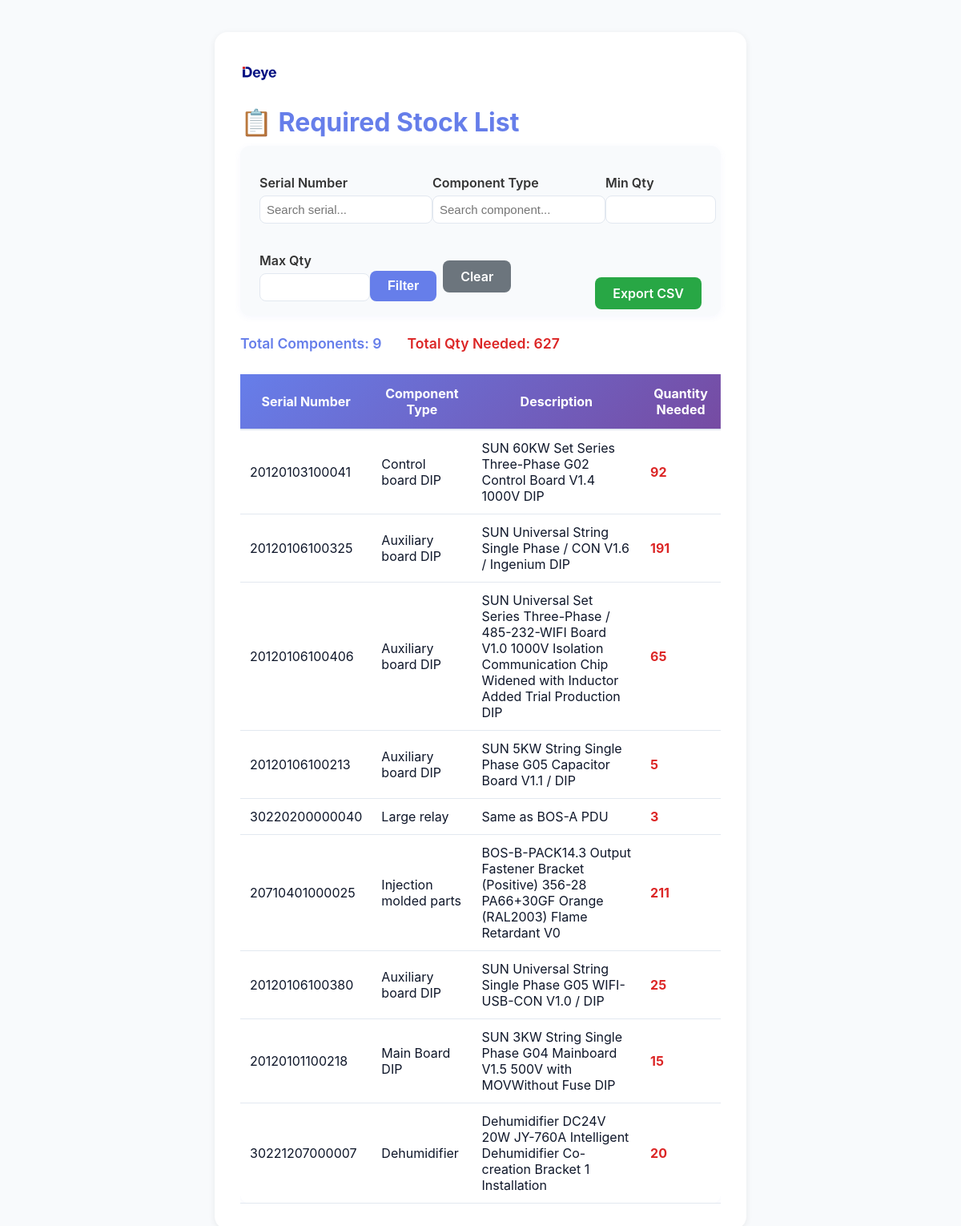
The page /stock/request-required/ (signed in) on the database its author committed.
### forms/models.py (models this page shows, shortened)
class StockRequisition(models.Model):
    user = models.ForeignKey('auth.User', on_delete=models.SET_NULL, null=True, blank=True, help_text="User who filled the form")
    STATUS_CHOICES = [
        ('pending', 'Pending'),
        ('approved', 'Approved'),
        ('rejected', 'Rejected'),
        ('dispatched', 'Dispatched'),
    ]
    serial_number = models.CharField(max_length=100, db_index=True)
    component_type = models.CharField(max_length=100)
    description = models.TextField()
    manager_name = models.CharField(max_length=200)
    quantity_required = models.IntegerField()
    approved_quantity = models.IntegerField(null=True, blank=True, help_text="Quantity approved to send by stock manager")
    required_to = models.CharField(max_length=100)  # Abbreviation like "DXYZ", "DKOL", etc.
    status = models.CharField(max_length=20, choices=STATUS_CHOICES, default='pending')
    created_at = models.DateTimeField(auto_now_add=True)
    updated_at = models.DateTimeField(auto_now=True)
    approved_by = models.CharField(max_length=100, blank=True, null=True)
    approval_date = models.DateTimeField(blank=True, null=True)
    class Meta:
        db_table = 'stock_requisitions'
        verbose_name = 'Stock Requisition'
        verbose_name_plural = 'Stock Requisitions'
        ordering = ['-created_at']

### forms/views_request_required_stock.py (the view, shortened to what this page needs)
# urls.py: path('stock/request-required/', request_required_stock, name='request_required_stock'),
@login_required
@stock_manager_required
def request_required_stock(request):
    serial_filter = request.GET.get('serial', '').strip()
    component_filter = request.GET.get('component', '').strip()
    min_qty = request.GET.get('min_qty', '').strip()
    max_qty = request.GET.get('max_qty', '').strip()
    export = request.GET.get('export', '')
    reqs = StockRequisition.objects.all()
    req_map = {}
    for req in reqs:
        key = (req.serial_number, req.component_type)
        if key not in req_map:
            req_map[key] = {'required': 0, 'approved': 0, 'dispatched': 0, 'description': req.description}
        req_map[key]['required'] += req.quantity_required
        req_map[key]['approved'] += req.approved_quantity or 0
    for disp in DispatchedStock.objects.all():
        key = (disp.serial_number, disp.component_type)
        if key in req_map:
            req_map[key]['dispatched'] += disp.quantity_dispatched
    required_stock = []
    for (serial, component), vals in req_map.items():
        already_sent = max(vals['approved'], vals['dispatched'])
        still_needed = vals['required'] - already_sent
        if still_needed > 0:
            required_stock.append({
                'serial_number': serial,
                'component_type': component,
                'description': vals['description'],
                'quantity_needed': still_needed
            })
    if serial_filter:
        required_stock = [row for row in required_stock if serial_filter.lower() in row['serial_number'].lower()]
    if component_filter:
        required_stock = [row for row in required_stock if component_filter.lower() in row['component_type'].lower()]
    if min_qty:
        try:
            min_qty_val = int(min_qty)
            required_stock = [row for row in required_stock if row['quantity_needed'] >= min_qty_val]
        except ValueError:
            pass
    if max_qty:
        try:
            max_qty_val = int(max_qty)
            required_stock = [row for row in required_stock if row['quantity_needed'] <= max_qty_val]
        except ValueError:
            pass
    total_qty = sum(row['quantity_needed'] for row in required_stock)
    total_components = len(required_stock)
    return render(request, 'forms/request_required_stock.html', {
        'required_stock': required_stock,
        'serial_filter': serial_filter,
        'component_filter': component_filter,
        'min_qty': min_qty,
        'max_qty': max_qty,
        'total_qty': total_qty,
        'total_components': total_components,
    })

### forms/views_request_required_stock.py (called while the page is built)
def stock_manager_required(view_func):
    @wraps(view_func)
    def _wrapped_view(request, *args, **kwargs):
        allowed_users = {"SnehalShinde", "NileshBagad"}
        if not (request.user.is_superuser or request.user.username in allowed_users):
            return HttpResponseForbidden("⛔ Access Denied: Only stock managers (Snehal/Nilesh) or superusers can access this page.")
        return view_func(request, *args, **kwargs)
    return _wrapped_view

### forms/templates/forms/request_required_stock.html (shortened to what this page needs)
<!DOCTYPE html>
{% load static %}
<html lang="en">
<head>
</head>
<body>
    <div class="container">
        <div class="logo-section" style="margin-bottom: 10px;">
            <a href="/" style="text-decoration: none;">
                <img src="{% static 'admin/Images/logo-deye-300x225.webp' %}" alt="DEYE" style="height:36px;">
            </a>
        </div>
        <h1 style="color:#667eea; font-size:2em; margin-bottom:10px;">📋 Required Stock List</h1>
        <div style="margin-bottom:24px; background:#f8fafc; padding:18px 24px; border-radius:12px; box-shadow:0 2px 8px rgba(102,126,234,0.06);">
            <form method="get" style="display:flex; gap:18px; flex-wrap:wrap; align-items:flex-end;">
                <div style="flex:1; min-width:180px;">
                    <label style="font-weight:600; color:#333;">Serial Number</label>
                    <input type="text" name="serial" value="{{ serial_filter }}" placeholder="Search serial..." style="width:100%; padding:8px; border-radius:8px; border:1.5px solid #e2e8f0;">
                </div>
                <div style="flex:1; min-width:180px;">
                    <label style="font-weight:600; color:#333;">Component Type</label>
                    <input type="text" name="component" value="{{ component_filter }}" placeholder="Search component..." style="width:100%; padding:8px; border-radius:8px; border:1.5px solid #e2e8f0;">
                </div>
                <div style="width:120px;">
                    <label style="font-weight:600; color:#333;">Min Qty</label>
                    <input type="number" name="min_qty" value="{{ min_qty }}" min="0" style="width:100%; padding:8px; border-radius:8px; border:1.5px solid #e2e8f0;">
                </div>
                <div style="width:120px;">
                    <label style="font-weight:600; color:#333;">Max Qty</label>
                    <input type="number" name="max_qty" value="{{ max_qty }}" min="0" style="width:100%; padding:8px; border-radius:8px; border:1.5px solid #e2e8f0;">
                </div>
                <div style="display:flex; gap:8px; align-items:center;">
                    <button type="submit" style="padding:10px 22px; background:#667eea; color:white; border:none; border-radius:8px; font-weight:600; cursor:pointer;">Filter</button>
                    <a href="?" style="padding:10px 22px; background:#6c757d; color:white; border:none; border-radius:8px; font-weight:600; text-decoration:none;">Clear</a>
                </div>
                <div style="margin-left:auto;">
                    <a href="?export=csv&serial={{ serial_filter }}&component={{ component_filter }}&min_qty={{ min_qty }}&max_qty={{ max_qty }}" style="padding:10px 22px; background:#28a745; color:white; border:none; border-radius:8px; font-weight:600; text-decoration:none;">Export CSV</a>
                </div>
            </form>
        </div>
        {% if required_stock and required_stock|length > 0 %}
        <div style="margin-bottom:18px; display:flex; gap:32px; align-items:center;">
            <span style="font-size:1.1em; color:#667eea; font-weight:600;">Total Components: {{ total_components }}</span>
            <span style="font-size:1.1em; color:#dc2626; font-weight:600;">Total Qty Needed: {{ total_qty }}</span>
        </div>
        <div style="overflow-x:auto;">
        <table style="width:100%; border-collapse:collapse; margin-top:10px; background:white; border-radius:12px; box-shadow:0 2px 8px rgba(102,126,234,0.06);">
            <thead style="background:linear-gradient(135deg,#667eea 0%,#764ba2 100%); color:white;">
                <tr>
                    <th style="padding:14px; border-bottom:2px solid #e2e8f0;">Serial Number</th>
                    <th style="padding:14px; border-bottom:2px solid #e2e8f0;">Component Type</th>
                    <th style="padding:14px; border-bottom:2px solid #e2e8f0;">Description</th>
                    <th style="padding:14px; border-bottom:2px solid #e2e8f0;">Quantity Needed</th>
                </tr>
            </thead>
            <tbody>
                {% for row in required_stock %}
                <tr>
                    <td style="padding:12px; border-bottom:1px solid #e2e8f0;">{{ row.serial_number }}</td>
                    <td style="padding:12px; border-bottom:1px solid #e2e8f0;">{{ row.component_type }}</td>
                    <td style="padding:12px; border-bottom:1px solid #e2e8f0;">{{ row.description }}</td>
                    <td style="padding:12px; border-bottom:1px solid #e2e8f0; font-weight:700; color:#dc2626;">{{ row.quantity_needed }}</td>
                </tr>
                {% endfor %}
            </tbody>
        </table>
        </div>
        {% else %}
        <p style="margin-top:32px; color:#64748b;">No required stock at the moment. All requisitions are fulfilled.</p>
        {% endif %}
    </div>
</body>
</html>

### forms/templates/forms/request_required_stock.html (style rules this page uses)
body { font-family: 'Inter', sans-serif; background: #f8fafc; color: #0f172a; }
.container { max-width: 600px; margin: 40px auto; background: #fff; border-radius: 16px; box-shadow: 0 2px 8px rgba(0,0,0,0.07); padding: 32px; }
h1 { color: #2563eb; font-size: 28px; margin-bottom: 18px; }
label { font-weight: 600; display: block; margin-top: 18px; }
input, textarea, select { width: 100%; padding: 10px; border: 1.5px solid #e2e8f0; border-radius: 8px; margin-top: 6px; font-size: 15px; }
button { margin-top: 24px; background: linear-gradient(135deg, #2563eb, #7c3aed); color: #fff; border: none; border-radius: 8px; padding: 12px 32px; font-weight: 700; font-size: 16px; cursor: pointer; transition: background 0.2s; }

### rows shown on the page
StockRequisition: serial_number "20120103100041", component_type "Control board DIP", description "SUN 60KW Set Series Three-Phase G02 Control Board V1.4 1000V DIP"
StockRequisition: serial_number "20120106100325", component_type "Auxiliary board DIP", description "SUN Universal String Single Phase / CON V1.6 / Ingenium DIP"
StockRequisition: serial_number "20120106100406", component_type "Auxiliary board DIP", description "SUN Universal Set Series Three-Phase / 485-232-WIFI Board V1.0 1000V Isolation Communication Chip Widened with Inductor Added Trial Production DIP"
StockRequisition: serial_number "20120106100213", component_type "Auxiliary board DIP", description "SUN 5KW String Single Phase G05 Capacitor Board V1.1 / DIP"
StockRequisition: serial_number "30220200000040", component_type "Large relay", description "Same as BOS-A PDU"
StockRequisition: serial_number "20710401000025", component_type "Injection molded parts", description "BOS-B-PACK14.3 Output Fastener Bracket (Positive) 356-28 PA66+30GF Orange (RAL2003) Flame Retardant V0"
StockRequisition: serial_number "20120106100380", component_type "Auxiliary board DIP", description "SUN Universal String Single Phase G05 WIFI-USB-CON V1.0 / DIP"
StockRequisition: serial_number "20120101100218", component_type "Main Board DIP", description "SUN 3KW String Single Phase G04 Mainboard V1.5 500V with MOVWithout Fuse DIP"
StockRequisition: serial_number "30221207000007", component_type "Dehumidifier", description "Dehumidifier DC24V 20W JY-760A Intelligent Dehumidifier Co-creation Bracket 1 Installation"

### other values the page prints
{{ total_components }} "9"
{{ total_qty }} "627"
{{ row.quantity_needed }} "92" "191" "65" "5" "3" "211" "25" "15" "20"
